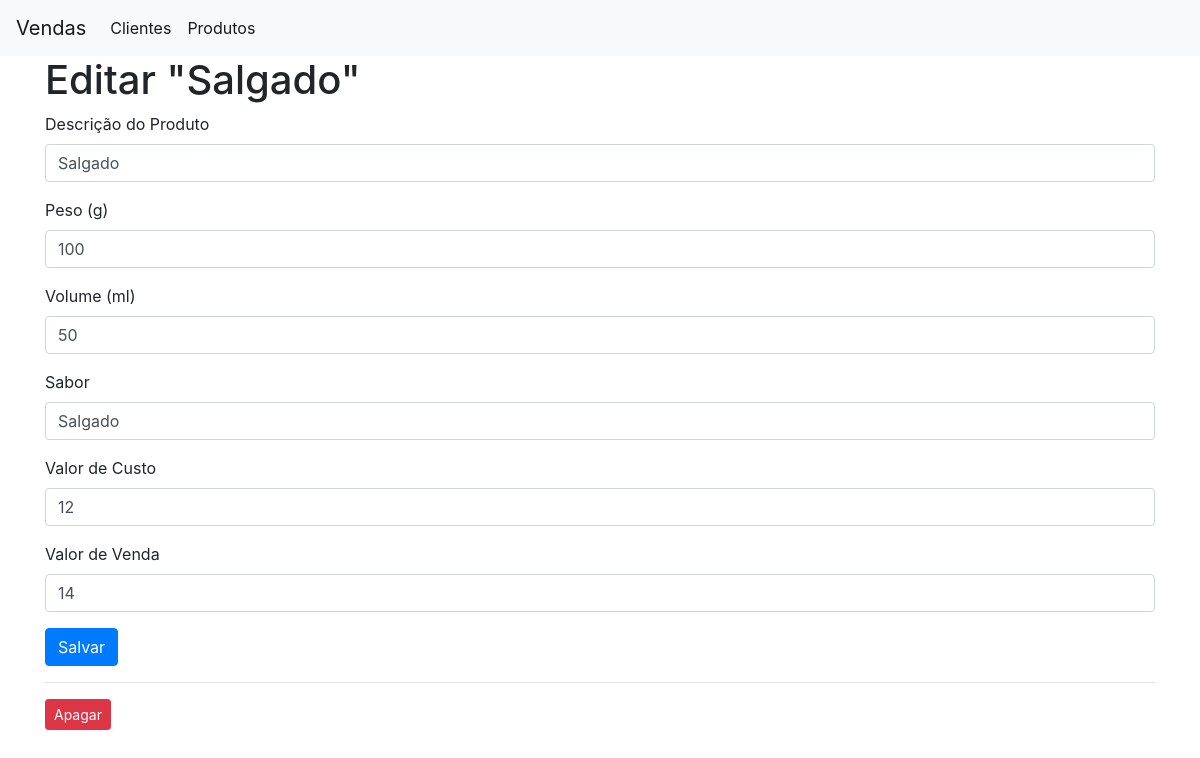
Before: /produtos/2/edit with the older database file.
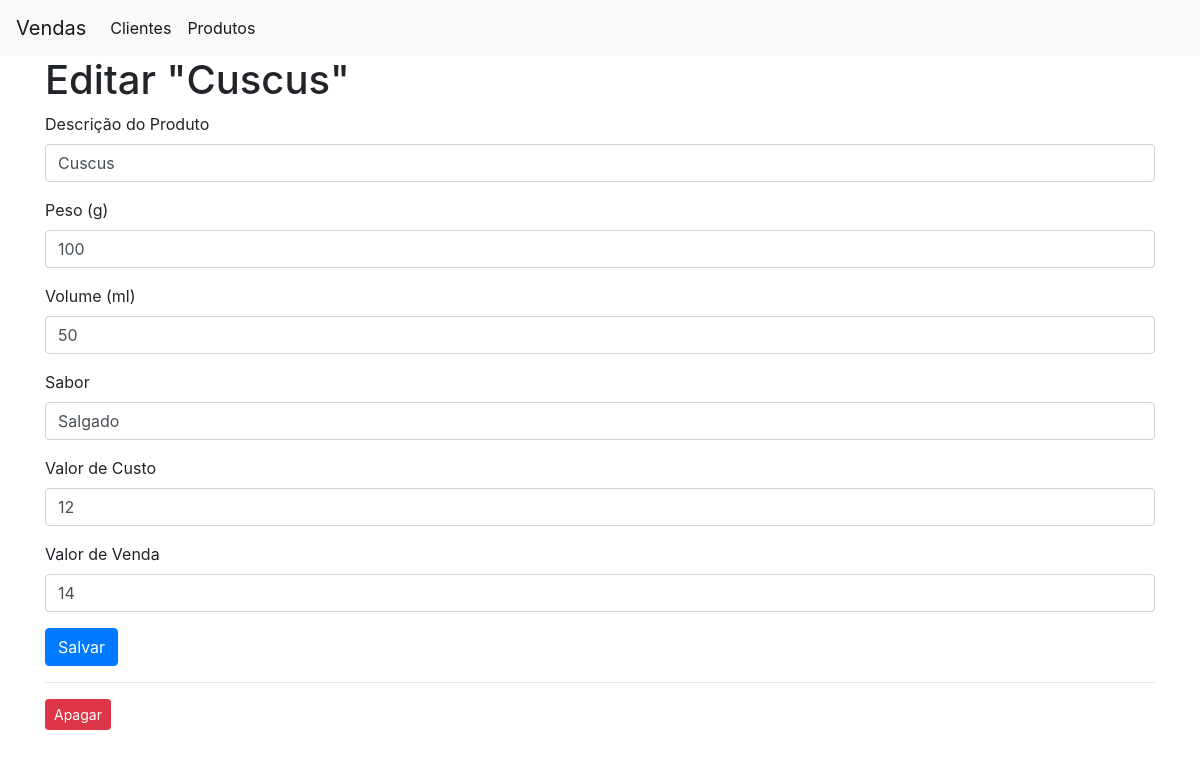
After: the same page with the newer database file.
### app.py (models this page shows)
class Produtos(db.Model):
    id = db.Column(db.Integer, primary_key=True)
    descricao = db.Column(db.String(80), nullable=False)
    peso = db.Column(db.Integer, nullable=False)
    volume = db.Column(db.Integer, nullable=False)
    sabor = db.Column(db.String(80), nullable=False)
    valor_custo = db.Column(db.String(10), nullable=False)
    valor_venda = db.Column(db.String(10), nullable=False)

### app.py (the view, shortened to what this page needs)
@app.route('/produtos/<int:produto_id>/edit', methods=('GET', 'POST'))
def edit_produto(produto_id):
    produto = get_produto(produto_id)
    return render_template('edit_produto.html', produto=produto)

### app.py (called while the page is built)
def get_produto(produto_id):
    produto = Produtos.query.filter_by(id=produto_id).first()
    if produto is None:
        abort(404)
    return produto

### templates/edit_produto.html
{% extends 'base.html' %}
{% block content %}
<h1>{% block title %} Editar "{{ produto['descricao'] }}" {% endblock %}</h1>
<form method="post">
    <div class="form-group">
        <label for="descricao">Descrição do Produto</label>
        <input type="text" name="descricao"
               placeholder="Descrição do Produto" class="form-control"
               value="{{ request.form['descricao'] or produto['descricao'] }}"></input>
    </div>
    <div class="form-group">
        <label for="peso">Peso (g)</label>
        <input type="number" name="peso"
               placeholder="Peso em gramas" class="form-control"
               value="{{ request.form['peso'] or produto['peso'] }}"></input>
    </div>
    <div class="form-group">
        <label for="volume">Volume (ml)</label>
        <input type="number" name="volume"
               placeholder="Volume em ml" class="form-control"
               value="{{ request.form['volume'] or produto['volume'] }}"></input>
    </div>
    <div class="form-group">
        <label for="sabor">Sabor</label>
        <input type="text" name="sabor"
               placeholder="Sabor" class="form-control"
               value="{{ request.form['sabor'] or produto['sabor'] }}"></input>
    </div>
    <div class="form-group">
        <label for="valor_custo">Valor de Custo</label>
        <input type="text" name="valor_custo"
               placeholder="Valor de Custo" class="form-control"
               value="{{ request.form['valor_custo'] or produto['valor_custo'] }}"></input>
    </div>
    <div class="form-group">
        <label for="valor_venda">Valor de Venda</label>
        <input type="text" name="valor_venda"
               placeholder="Valor de Venda" class="form-control"
               value="{{ request.form['valor_venda'] or produto['valor_venda'] }}"></input>
    </div>
    <div class="form-group">
        <button type="submit" class="btn btn-primary">Salvar</button>
    </div>
</form>
<hr>
<form action="{{ url_for('delete_produto', produto_id=produto['id']) }}" method="POST">
    <input type="submit" value="Apagar"
            class="btn btn-danger btn-sm"
            onclick="return confirm('Tem certeza que deseja excluir esse produto?')">
</form>
{% endblock %}

Changed rows visible on the page:
changed Produtos "Salgado": descricao "Salgado" → "Cuscus"
